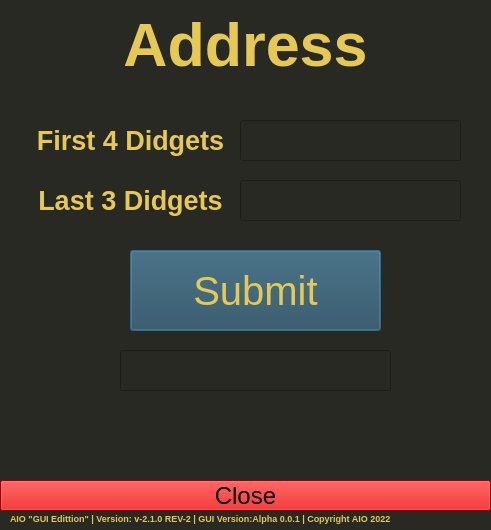
<?xml version="1.0" encoding="UTF-8"?>
<ui version="4.0">
 <class>Dialog</class>
 <widget class="QDialog" name="Dialog">
  <property name="geometry">
   <rect>
    <x>0</x>
    <y>0</y>
    <width>491</width>
    <height>530</height>
   </rect>
  </property>
  <property name="minimumSize">
   <size>
    <width>491</width>
    <height>530</height>
   </size>
  </property>
  <property name="maximumSize">
   <size>
    <width>491</width>
    <height>530</height>
   </size>
  </property>
  <property name="windowTitle">
   <string>AIO | Address</string>
  </property>
  <property name="styleSheet">
   <string notr="true">background-color: rgb(40, 41, 35);</string>
  </property>
  <widget class="QLabel" name="label">
   <property name="geometry">
    <rect>
     <x>20</x>
     <y>10</y>
     <width>451</width>
     <height>71</height>
    </rect>
   </property>
   <property name="font">
    <font>
     <pointsize>46</pointsize>
     <weight>75</weight>
     <bold>true</bold>
     <underline>false</underline>
     <strikeout>false</strikeout>
     <kerning>true</kerning>
    </font>
   </property>
   <property name="autoFillBackground">
    <bool>false</bool>
   </property>
   <property name="styleSheet">
    <string notr="true">color: rgb(230, 200, 85);</string>
   </property>
   <property name="text">
    <string>&lt;html&gt;&lt;head/&gt;&lt;body&gt;&lt;p align=&quot;center&quot;&gt;Address&lt;/p&gt;&lt;/body&gt;&lt;/html&gt;</string>
   </property>
  </widget>
  <widget class="QLabel" name="label_3">
   <property name="geometry">
    <rect>
     <x>10</x>
     <y>510</y>
     <width>471</width>
     <height>16</height>
    </rect>
   </property>
   <property name="font">
    <font>
     <pointsize>7</pointsize>
     <weight>75</weight>
     <bold>true</bold>
     <strikeout>false</strikeout>
     <kerning>true</kerning>
    </font>
   </property>
   <property name="styleSheet">
    <string notr="true">color: rgb(230, 200, 85);</string>
   </property>
   <property name="text">
    <string>AIO &quot;GUI Edittion&quot; | Version: v-2.1.0 REV-2 | GUI Version:Alpha 0.0.1 | Copyright AIO 2022</string>
   </property>
   <property name="wordWrap">
    <bool>true</bool>
   </property>
  </widget>
  <widget class="QPushButton" name="Submit">
   <property name="geometry">
    <rect>
     <x>130</x>
     <y>250</y>
     <width>251</width>
     <height>81</height>
    </rect>
   </property>
   <property name="font">
    <font>
     <pointsize>30</pointsize>
     <strikeout>false</strikeout>
     <kerning>true</kerning>
    </font>
   </property>
   <property name="styleSheet">
    <string notr="true">color: rgb(230, 200, 85);
background-color: rgb(42, 74, 89);</string>
   </property>
   <property name="text">
    <string>Submit</string>
   </property>
  </widget>
  <widget class="QLineEdit" name="Output">
   <property name="geometry">
    <rect>
     <x>120</x>
     <y>350</y>
     <width>271</width>
     <height>41</height>
    </rect>
   </property>
   <property name="font">
    <font>
     <pointsize>20</pointsize>
     <strikeout>false</strikeout>
     <kerning>true</kerning>
    </font>
   </property>
   <property name="styleSheet">
    <string notr="true">color: rgb(230, 200, 85);</string>
   </property>
   <property name="text">
    <string/>
   </property>
  </widget>
  <widget class="QPushButton" name="Close">
   <property name="geometry">
    <rect>
     <x>0</x>
     <y>480</y>
     <width>491</width>
     <height>31</height>
    </rect>
   </property>
   <property name="font">
    <font>
     <pointsize>18</pointsize>
     <strikeout>false</strikeout>
     <kerning>true</kerning>
    </font>
   </property>
   <property name="styleSheet">
    <string notr="true">background-color: rgb(213, 0, 0);</string>
   </property>
   <property name="text">
    <string>Close</string>
   </property>
   <property name="autoDefault">
    <bool>false</bool>
   </property>
   <property name="default">
    <bool>false</bool>
   </property>
  </widget>
  <widget class="QLineEdit" name="Last3">
   <property name="geometry">
    <rect>
     <x>240</x>
     <y>180</y>
     <width>221</width>
     <height>41</height>
    </rect>
   </property>
   <property name="font">
    <font>
     <pointsize>20</pointsize>
     <strikeout>false</strikeout>
     <kerning>true</kerning>
    </font>
   </property>
   <property name="styleSheet">
    <string notr="true">color: rgb(230, 200, 85);</string>
   </property>
   <property name="text">
    <string/>
   </property>
  </widget>
  <widget class="QLabel" name="label_2">
   <property name="geometry">
    <rect>
     <x>30</x>
     <y>120</y>
     <width>201</width>
     <height>41</height>
    </rect>
   </property>
   <property name="font">
    <font>
     <pointsize>25</pointsize>
     <weight>75</weight>
     <bold>true</bold>
     <strikeout>false</strikeout>
     <kerning>true</kerning>
    </font>
   </property>
   <property name="styleSheet">
    <string notr="true">color: rgb(230, 200, 85);</string>
   </property>
   <property name="text">
    <string>&lt;html&gt;&lt;head/&gt;&lt;body&gt;&lt;p align=&quot;center&quot;&gt;&lt;span style=&quot; font-size:20pt;&quot;&gt;First 4 Didgets&lt;/span&gt;&lt;/p&gt;&lt;/body&gt;&lt;/html&gt;</string>
   </property>
  </widget>
  <widget class="QLabel" name="label_4">
   <property name="geometry">
    <rect>
     <x>30</x>
     <y>180</y>
     <width>201</width>
     <height>41</height>
    </rect>
   </property>
   <property name="font">
    <font>
     <pointsize>25</pointsize>
     <weight>75</weight>
     <bold>true</bold>
     <strikeout>false</strikeout>
     <kerning>true</kerning>
    </font>
   </property>
   <property name="styleSheet">
    <string notr="true">color: rgb(230, 200, 85);</string>
   </property>
   <property name="text">
    <string>&lt;html&gt;&lt;head/&gt;&lt;body&gt;&lt;p align=&quot;center&quot;&gt;&lt;span style=&quot; font-size:20pt;&quot;&gt;Last 3 Didgets&lt;/span&gt;&lt;/p&gt;&lt;/body&gt;&lt;/html&gt;</string>
   </property>
  </widget>
  <widget class="QLineEdit" name="First4">
   <property name="geometry">
    <rect>
     <x>240</x>
     <y>120</y>
     <width>221</width>
     <height>41</height>
    </rect>
   </property>
   <property name="font">
    <font>
     <pointsize>20</pointsize>
     <strikeout>false</strikeout>
     <kerning>true</kerning>
    </font>
   </property>
   <property name="styleSheet">
    <string notr="true">color: rgb(230, 200, 85);</string>
   </property>
   <property name="text">
    <string/>
   </property>
  </widget>
 </widget>
 <resources/>
 <connections/>
</ui>
